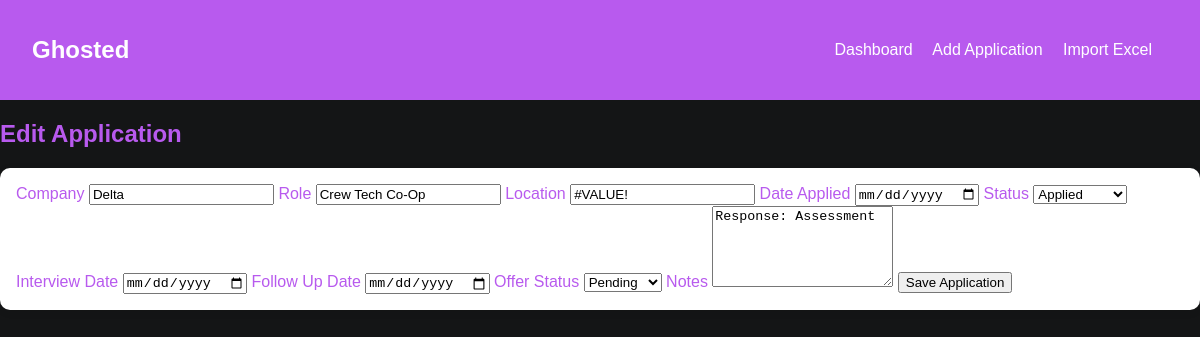
Page /edit/393 on the earlier database version.
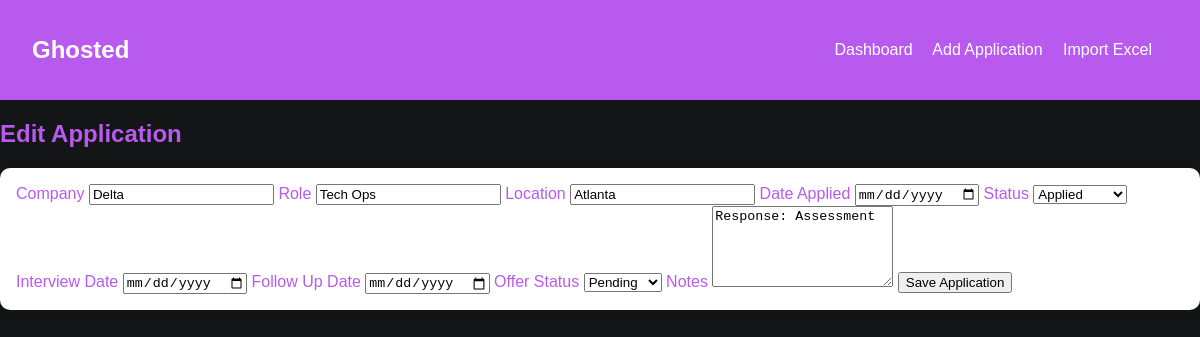
Same page on the later database version.
### tables this page shows
CREATE TABLE applications (
            id INTEGER PRIMARY KEY AUTOINCREMENT,
            company TEXT NOT NULL,
            role TEXT NOT NULL,
            location TEXT,
            date_applied TEXT,
            status TEXT NOT NULL,
            interview_date TEXT,
            follow_up_date TEXT,
            offer_status TEXT,
            notes TEXT
        );

### app.py (the view, shortened to what this page needs)
    @app.route("/edit/<int:app_id>", methods=["GET", "POST"])
    def edit_application(app_id: int):
        conn = get_db_connection()
        application = conn.execute("SELECT * FROM applications WHERE id = ?", (app_id,)).fetchone()
        if application is None:
            conn.close()
            flash("Application not found.")
            return redirect(url_for("index"))
        conn.close()
        return render_template("form.html", application=application)

### db.py (called while the page is built)
def get_db_connection() -> sqlite3.Connection:
    conn = sqlite3.connect(DB_PATH)
    conn.row_factory = sqlite3.Row
    return conn

### templates/form.html
{% extends 'base.html' %}
{% block content %}
<h2>{{ 'Edit Application' if application else 'Add Application' }}</h2>
<form method="POST" class="form-grid">
    <label>Company
        <input type="text" name="company" value="{{ application.company if application else '' }}" required>
    </label>
    <label>Role
        <input type="text" name="role" value="{{ application.role if application else '' }}" required>
    </label>
    <label>Location
        <input type="text" name="location" value="{{ application.location if application else '' }}">
    </label>
    <label>Date Applied
        <input type="date" name="date_applied" value="{{ application.date_applied if application else '' }}">
    </label>
    <label>Status
        <select name="status">
            {% set current_status = application.status if application else 'Applied' %}
            {% for option in ['Interested', 'Applied', 'Interviewing', 'Final Round', 'Offer', 'Rejected'] %}
                <option value="{{ option }}" {% if current_status == option %}selected{% endif %}>{{ option }}</option>
            {% endfor %}
        </select>
    </label>
    <label>Interview Date
        <input type="date" name="interview_date" value="{{ application.interview_date if application else '' }}">
    </label>
    <label>Follow Up Date
        <input type="date" name="follow_up_date" value="{{ application.follow_up_date if application else '' }}">
    </label>
    <label>Offer Status
        <select name="offer_status">
            {% set current_offer = application.offer_status if application else 'Pending' %}
            {% for option in ['Pending', 'Received', 'Accepted', 'Declined', 'N/A'] %}
                <option value="{{ option }}" {% if current_offer == option %}selected{% endif %}>{{ option }}</option>
            {% endfor %}
        </select>
    </label>
    <label class="full-width">Notes
        <textarea name="notes" rows="5">{{ application.notes if application else '' }}</textarea>
    </label>
    <button class="button" type="submit">Save Application</button>
</form>
{% endblock %}

### templates/base.html (shortened to what this page needs)
 <!DOCTYPE html>
<html lang="en">
<head>
    <link rel="stylesheet" href="{{ url_for('static', filename='css/style.css') }}">
</head>
<body>
    <nav>
        <h1><a href="{{ url_for('index') }}">Ghosted</a></h1>
        <div class="nav-links">
            <a href="{{ url_for('index') }}">Dashboard</a>
            <a href="{{ url_for('add_application') }}">Add Application</a>
            <a href="{{ url_for('import_excel') }}">Import Excel</a>
        </div>
    </nav>
    <main>
        {% block content %}
        {% endblock %}
    </main>
</body>
</html>

### static/css/style.css (style rules this page uses)
body { font-family: Arial, sans-serif; margin: 0; background: #141516; color: #b85aee; }
nav { background: #b85aee; color: white; padding: 1rem 2rem; display: flex; justify-content: space-between; align-items: center; flex-wrap: wrap; }
nav a { color: white; text-decoration: none; margin-right: 1rem; }
.card, .table-section, .upload-box, form { background: white; border-radius: 10px; padding: 1rem; box-shadow: 0 2px 8px rgba(0,0,0,0.08); }

Differences in the rows shown:
changed applications "Delta": role "Crew Tech Co-Op" → "Tech Ops"; location "#VALUE!" → "Atlanta"
